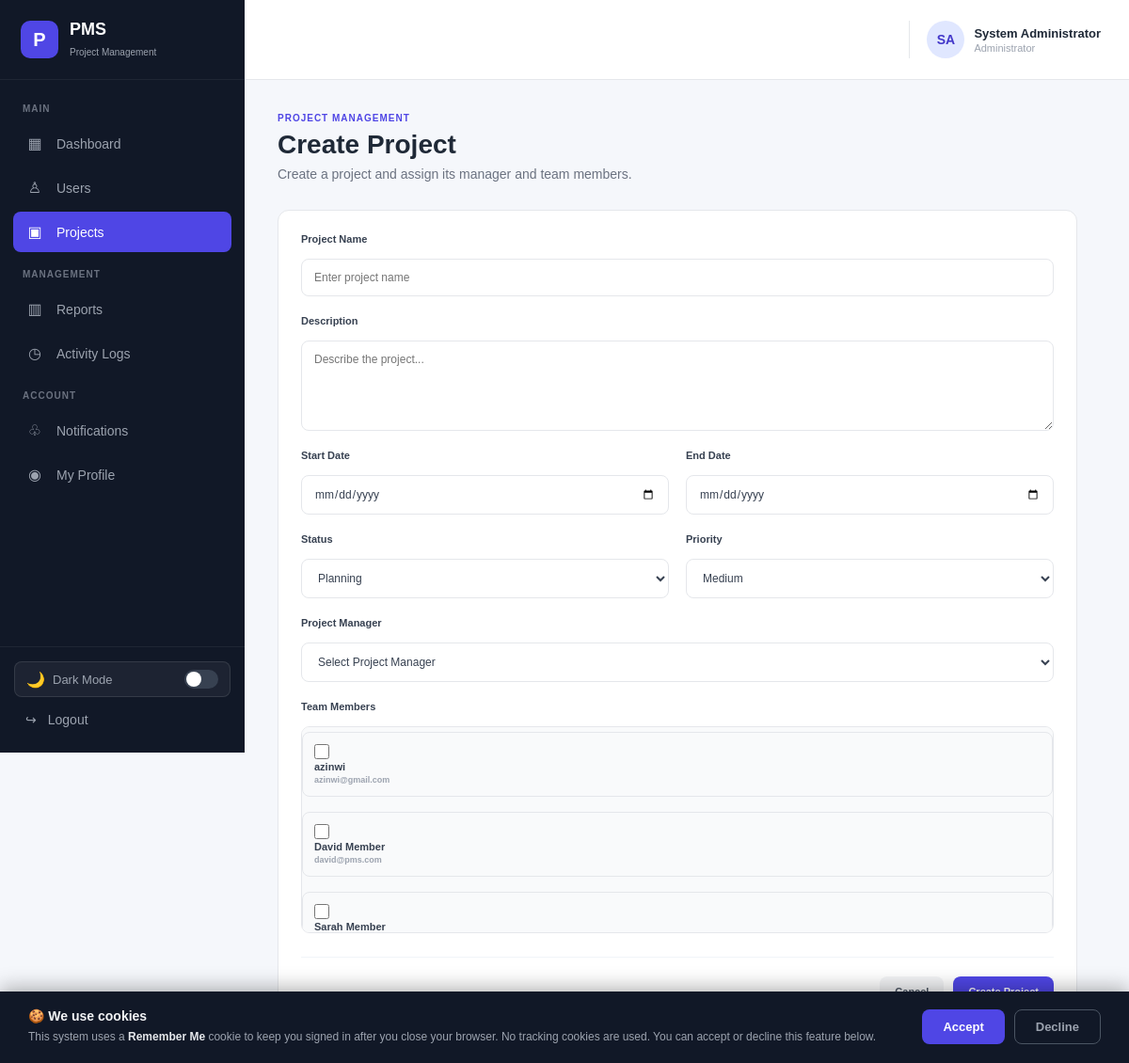
Screenshot of /admin-create-project.php (signed in) with the database file from the repository.
### tables this page shows
CREATE TABLE `users` (
  `id` int NOT NULL AUTO_INCREMENT,
  `full_name` varchar(100) NOT NULL,
  `email` varchar(150) NOT NULL,
  `password` varchar(255) NOT NULL,
  `role` enum('admin','project_manager','member') NOT NULL DEFAULT 'member',
  `profile_image` varchar(255) DEFAULT NULL,
  `status` enum('active','inactive') NOT NULL DEFAULT 'active',
  `created_at` timestamp NULL DEFAULT CURRENT_TIMESTAMP,
  `updated_at` timestamp NULL DEFAULT CURRENT_TIMESTAMP ON UPDATE CURRENT_TIMESTAMP,
  `last_seen_at` timestamp NULL DEFAULT NULL,
  PRIMARY KEY (`id`),
  UNIQUE KEY `email` (`email`)
);

### admin-create-project.php (the view, shortened to what this page needs)
<?php
require_once "auth_check.php";
require_once "avatar_helper.php";;
$managers = [];
$query = "
    SELECT
        id,
        full_name,
        email
    FROM users
    WHERE role = 'project_manager'
    AND status = 'active'
    ORDER BY full_name ASC
";
$result = mysqli_query($conn, $query);
if ($result) {
    while ($row = mysqli_fetch_assoc($result)) {
        $managers[] = $row;
    }
}
$members = [];
$query = "
    SELECT
        id,
        full_name,
        email
    FROM users
    WHERE role = 'member'
    AND status = 'active'
    ORDER BY full_name ASC
";
$result = mysqli_query($conn, $query);
if ($result) {
    while ($row = mysqli_fetch_assoc($result)) {
        $members[] = $row;
    }
}
?>
<!DOCTYPE html>
<html lang="en">
<head>
    <link
        rel="stylesheet"
        href="assets/css/style.css"
    >
</head>
<body>
<div class="admin-layout">
    <aside class="sidebar">
        <div class="sidebar-logo">
            <div class="logo-icon">
                P
            </div>
            <div>
                <h2>
                    PMS
                </h2>
                <span>
                    Project Management
                </span>
            </div>
        </div>
        <nav class="sidebar-nav">
            <p class="nav-title">
                MAIN
            </p>
            <a
                href="admin-dashboard.php"
                class="nav-item"
            >
                <span class="nav-icon">
                    ▦
                </span>
                Dashboard
            </a>
            <a
                href="admin-users.php"
                class="nav-item"
            >
                <span class="nav-icon">
                    ♙
                </span>
                Users
            </a>
            <a
                href="admin-projects.php"
                class="nav-item active"
            >
                <span class="nav-icon">
                    ▣
                </span>
                Projects
            </a>
            <p class="nav-title">
                MANAGEMENT
            </p>
            <a
                href="admin-reports.php"
                class="nav-item"
            >
                <span class="nav-icon">
                    ▥
                </span>
                Reports
            </a>
            <a
                href="admin-activity.php"
                class="nav-item"
            >
                <span class="nav-icon">
                    ◷
                </span>
                Activity Logs
            </a>
            <p class="nav-title">
                ACCOUNT
            </p>
                        <a
                href="notifications.php"
                class="nav-item"
            >
                <span class="nav-icon">♧</span>
                Notifications
            </a>
            <a
                href="profile.php"
                class="nav-item"
            >
                <span class="nav-icon">
                    ◉
                </span>
                My Profile
            </a>
        </nav>
        <div class="sidebar-bottom">
            <button class="dark-mode-toggle" onclick="toggleDarkMode()" title="Toggle Dark Mode">
                <span class="toggle-icon">🌙</span>
                <span>Dark Mode</span>
                <span class="toggle-track"></span>
            </button>
            <a
                href="logout.php"
                class="logout-item"
            >
                <span>
                    ↪
                </span>
                Logout
            </a>
        </div>
    </aside>
    <main class="main-content">
        <header class="topbar">
            <div class="topbar-right">
                <div class="admin-profile">
                    <?= render_avatar($_SESSION["profile_image"] ?? null, $_SESSION["full_name"], (int)($_SESSION["user_id"] ?? 0)) ?>
                    <div class="profile-info">
                        <strong>
                            <?= htmlspecialchars(
                                $_SESSION["full_name"]
                            ) ?>
                        </strong>
                        <span>
                            Administrator
                        </span>
                    </div>
                </div>
            </div>
        </header>
        <section class="dashboard-content">
            <div class="page-header">
                <div>
                    <span class="page-label">
                        PROJECT MANAGEMENT
                    </span>
                    <h1>
                        Create Project
                    </h1>
                    <p>
                        Create a project and assign its manager and team members.
                    </p>
                </div>
            </div>
            <div class="form-container project-form-container">
                <div class="dashboard-card">
                    <form
                        method="POST"
                        action=""
                    >
                        <div class="form-group">
                            <label for="name">
                                Project Name
                            </label>
                            <input
                                type="text"
                                id="name"
                                name="name"
                                value="<?= htmlspecialchars(
                                    $_POST["name"] ?? ""
                                ) ?>"
                                placeholder="Enter project name"
                                required
                            >
                        </div>
                        <div class="form-group">
                            <label for="description">
                                Description
                            </label>
                            <textarea
                                id="description"
                                name="description"
                                rows="5"
                                placeholder="Describe the project..."
                            ><?= htmlspecialchars(
                            ) ?></textarea>
                        </div>
                        <div class="form-row">
                            <div class="form-group">
                                <label for="start_date">
                                    Start Date
                                </label>
                                <input
                                    type="date"
                                    id="start_date"
                                    name="start_date"
                                    value="<?= htmlspecialchars(
                                        $_POST["start_date"] ?? ""
                                    ) ?>"
                                    required
                                >
                            </div>
                            <div class="form-group">
                                <label for="end_date">
                                    End Date
                                </label>
                                <input
                                    type="date"
                                    id="end_date"
                                    name="end_date"
                                    value="<?= htmlspecialchars(
                                        $_POST["end_date"] ?? ""
                                    ) ?>"
                                >
                            </div>
                        </div>
                        <div class="form-row">
                            <div class="form-group">
                                <label for="status">
                                    Status
                                </label>
                                <select
                                    id="status"
                                    name="status"
                                >
                                    <option
                                        value="planning"
                                    >
                                        Planning
                                    </option>
                                </select>
                            </div>
                            <div class="form-group">
                                <label for="priority">
                                    Priority
                                </label>
                                <select
                                    id="priority"
                                    name="priority"
                                >
                                    <option
                                        value="medium"
                                        selected
                                    >
                                        Medium
                                    </option>
                                </select>
                            </div>
                        </div>
                        <div class="form-group">
                            <label for="manager_id">
                                Project Manager
                            </label>
                            <select
                                id="manager_id"
                                name="manager_id"
                                required
                            >
                                <option value="">
                                    Select Project Manager
                                </option>
                            </select>
                        </div>
                        <div class="form-group">
                            <label>
                                Team Members
                            </label>
                            <div class="member-selection">
                                <?php if (
                                    empty($members)
                                ): ?>
                                    <p>
                                        No active Team Members found.
                                    </p>
                                <?php else: ?>
                                    <?php foreach (
                                        $members
                                        as $member
                                    ): ?>
                                        <label
                                            class="member-option"
                                        >
                                            <input
                                                type="checkbox"
                                                name="members[]"
                                                value="<?= $member["id"] ?>"
                                                <?= (
                                                    isset(
                                                        $_POST["members"]
                                                    )
                                                    &&
                                                    in_array(
                                                        $member["id"],
                                                        $_POST["members"]
                                                    )
                                                )
                                                    ? "checked"
                                                    : ""
                                                ?>
                                            >
                                            <span>
                                                <strong>
                                                    <?= htmlspecialchars(
                                                        $member["full_name"]
                                                    ) ?>
                                                </strong>
                                                <small>
                                                    <?= htmlspecialchars(
                                                        $member["email"]
                                                    ) ?>
                                                </small>
                                            </span>
                                        </label>
                                    <?php endforeach; ?>
                                <?php endif; ?>
                            </div>
                        </div>
                        <div class="form-actions">
                            <a
                                href="admin-dashboard.php"
                                class="secondary-button"
                            >
                            </a>
                            <button
                                type="submit"
                                class="primary-button"
                                <?= empty($managers)
                                    ? "disabled"
                                    : ""
                                ?>
                            >
                            </button>
                        </div>
                    </form>
                </div>
            </div>
        </section>
    </main>
</div>
<?php include "cookie_consent.php"; ?>
</body>
</html>

### rows the page displays
users: full_name "azinwi", email "azinwi@gmail.com"
users: full_name "David Member", email "david@pms.com"
users: full_name "Sarah Member"

### other values shown
$escaped_initials "SA"
$_SESSION["full_name"] "System Administrator"
